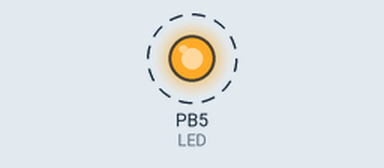
Bench run of a program on a simulated ATmega328P, built with avr-gcc and emulated at 16 MHz. On the bench: output pins drawn as LEDs (lit = HIGH). Dashed ring = blinking.

Above: at 0.5 s.
Timing chart, 0 to 4.6 s (numbered marks = the images above):
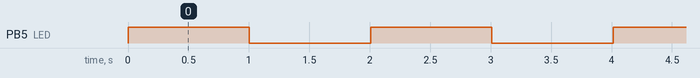

Measured:
- by itself, PB5 (LED): alternates HIGH for 1.0 s and LOW for 1.0 s

The program:

main.c
```c
/*
 * 04_timer0_delay_method_2.c
 *
 * Created: 12-10-2026 22:44:02
 * Author : bibin
 */
#define F_CPU 16000000UL
#include <avr/io.h>

#define LED PORTB5

void timer0_init(){
	TCCR0A &= ~ ((1<<WGM00) | (1<<WGM01));

	/*-----------calculation---------------------\
	  clock frequency  (F_CPU) : 16 MHZ
	  prescalar value : 256;
	  F-timer = 16000000 / 256
	          =62500 HZ
	  Time period : 1 / frequency -1 / timer frequency (timer)
	              = 1 / 52500
				  = 0.000016
				  = 0.016 milliseconds
	  time taken for one tick is 0.016 milliseconds, therefore time taken for 1 overflow = time taken for 1 tick * total no.of ticks
	  time for 1 overflow = 0.016 * 256
	                      = 4.096 ms(micro seconds)
	  1 second --> 1000 milliseconds
	  so 1 second = 1000 / 4.096
	              = 244.14 ~ 244
	*/

	TCCR0B |= (1<<CS02); //clk / 266
}

void delay_1Sec()
{
	for (uint8_t i = 0; i<=244; ++i)
	{
		//checking if TOV0 (overflow flag bit) is set
		while(!(TIFR0 & (1<<TOV0)));

		//clearing the TOV by written 1 to it
		TIFR0 |=(1<<TOV0);  // clear bit
	}
}


int main(void)
{
    timer0_init();
	DDRB  |= (1<<DDB5); // port D pin 5 as input
    while (1)
    {
		PORTB ^= (1<<LED); // LED => PORTB5
		delay_1Sec();
    }
}
```
